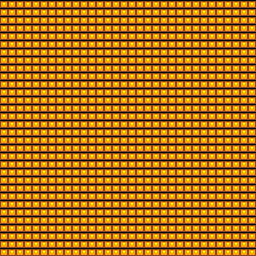

Rendered tile map (Tiled .tmx) drawn with the repository's tilesets; below, a short description and the full map source, tile grids included:
An orthogonal 32x32 tile map with 8x8 px tiles, 1 tile layer (Tile Layer 1).

<map version="1.10" tiledversion="1.10.2" orientation="orthogonal" renderorder="right-down" width="32" height="32" tilewidth="8" tileheight="8" infinite="0" nextlayerid="2" nextobjectid="1">
 <editorsettings>
  <export target="../winTILEMAP.c" format="gba" />
 </editorsettings>
 <tileset firstgid="1" source="BG.tsx" />
 <layer id="1" name="Tile Layer 1" width="32" height="32">
  <data encoding="csv">
1,1,1,1,1,1,1,1,1,1,1,1,1,1,1,1,1,1,1,1,1,1,1,1,1,1,1,1,1,1,1,1,
1,1,1,1,1,1,1,1,1,1,1,1,1,1,1,1,1,1,1,1,1,1,1,1,1,1,1,1,1,1,1,1,
1,1,1,1,1,1,1,1,1,1,1,1,1,1,1,1,1,1,1,1,1,1,1,1,1,1,1,1,1,1,1,1,
1,1,1,1,1,1,1,1,1,1,1,1,1,1,1,1,1,1,1,1,1,1,1,1,1,1,1,1,1,1,1,1,
1,1,1,1,1,1,1,1,1,1,1,1,1,1,1,1,1,1,1,1,1,1,1,1,1,1,1,1,1,1,1,1,
1,1,1,1,1,1,1,1,1,1,1,1,1,1,1,1,1,1,1,1,1,1,1,1,1,1,1,1,1,1,1,1,
1,1,1,1,1,1,1,1,1,1,1,1,1,1,1,1,1,1,1,1,1,1,1,1,1,1,1,1,1,1,1,1,
1,1,1,1,1,1,1,1,1,1,1,1,1,1,1,1,1,1,1,1,1,1,1,1,1,1,1,1,1,1,1,1,
1,1,1,1,1,1,1,1,1,1,1,1,1,1,1,1,1,1,1,1,1,1,1,1,1,1,1,1,1,1,1,1,
1,1,1,1,1,1,1,1,1,1,1,1,1,1,1,1,1,1,1,1,1,1,1,1,1,1,1,1,1,1,1,1,
1,1,1,1,1,1,1,1,1,1,1,1,1,1,1,1,1,1,1,1,1,1,1,1,1,1,1,1,1,1,1,1,
1,1,1,1,1,1,1,1,1,1,1,1,1,1,1,1,1,1,1,1,1,1,1,1,1,1,1,1,1,1,1,1,
1,1,1,1,1,1,1,1,1,1,1,1,1,1,1,1,1,1,1,1,1,1,1,1,1,1,1,1,1,1,1,1,
1,1,1,1,1,1,1,1,1,1,1,1,1,1,1,1,1,1,1,1,1,1,1,1,1,1,1,1,1,1,1,1,
1,1,1,1,1,1,1,1,1,1,1,1,1,1,1,1,1,1,1,1,1,1,1,1,1,1,1,1,1,1,1,1,
1,1,1,1,1,1,1,1,1,1,1,1,1,1,1,1,1,1,1,1,1,1,1,1,1,1,1,1,1,1,1,1,
1,1,1,1,1,1,1,1,1,1,1,1,1,1,1,1,1,1,1,1,1,1,1,1,1,1,1,1,1,1,1,1,
1,1,1,1,1,1,1,1,1,1,1,1,1,1,1,1,1,1,1,1,1,1,1,1,1,1,1,1,1,1,1,1,
1,1,1,1,1,1,1,1,1,1,1,1,1,1,1,1,1,1,1,1,1,1,1,1,1,1,1,1,1,1,1,1,
1,1,1,1,1,1,1,1,1,1,1,1,1,1,1,1,1,1,1,1,1,1,1,1,1,1,1,1,1,1,1,1,
1,1,1,1,1,1,1,1,1,1,1,1,1,1,1,1,1,1,1,1,1,1,1,1,1,1,1,1,1,1,1,1,
1,1,1,1,1,1,1,1,1,1,1,1,1,1,1,1,1,1,1,1,1,1,1,1,1,1,1,1,1,1,1,1,
1,1,1,1,1,1,1,1,1,1,1,1,1,1,1,1,1,1,1,1,1,1,1,1,1,1,1,1,1,1,1,1,
1,1,1,1,1,1,1,1,1,1,1,1,1,1,1,1,1,1,1,1,1,1,1,1,1,1,1,1,1,1,1,1,
1,1,1,1,1,1,1,1,1,1,1,1,1,1,1,1,1,1,1,1,1,1,1,1,1,1,1,1,1,1,1,1,
1,1,1,1,1,1,1,1,1,1,1,1,1,1,1,1,1,1,1,1,1,1,1,1,1,1,1,1,1,1,1,1,
1,1,1,1,1,1,1,1,1,1,1,1,1,1,1,1,1,1,1,1,1,1,1,1,1,1,1,1,1,1,1,1,
1,1,1,1,1,1,1,1,1,1,1,1,1,1,1,1,1,1,1,1,1,1,1,1,1,1,1,1,1,1,1,1,
1,1,1,1,1,1,1,1,1,1,1,1,1,1,1,1,1,1,1,1,1,1,1,1,1,1,1,1,1,1,1,1,
1,1,1,1,1,1,1,1,1,1,1,1,1,1,1,1,1,1,1,1,1,1,1,1,1,1,1,1,1,1,1,1,
1,1,1,1,1,1,1,1,1,1,1,1,1,1,1,1,1,1,1,1,1,1,1,1,1,1,1,1,1,1,1,1,
1,1,1,1,1,1,1,1,1,1,1,1,1,1,1,1,1,1,1,1,1,1,1,1,1,1,1,1,1,1,1,1
</data>
 </layer>
</map>
